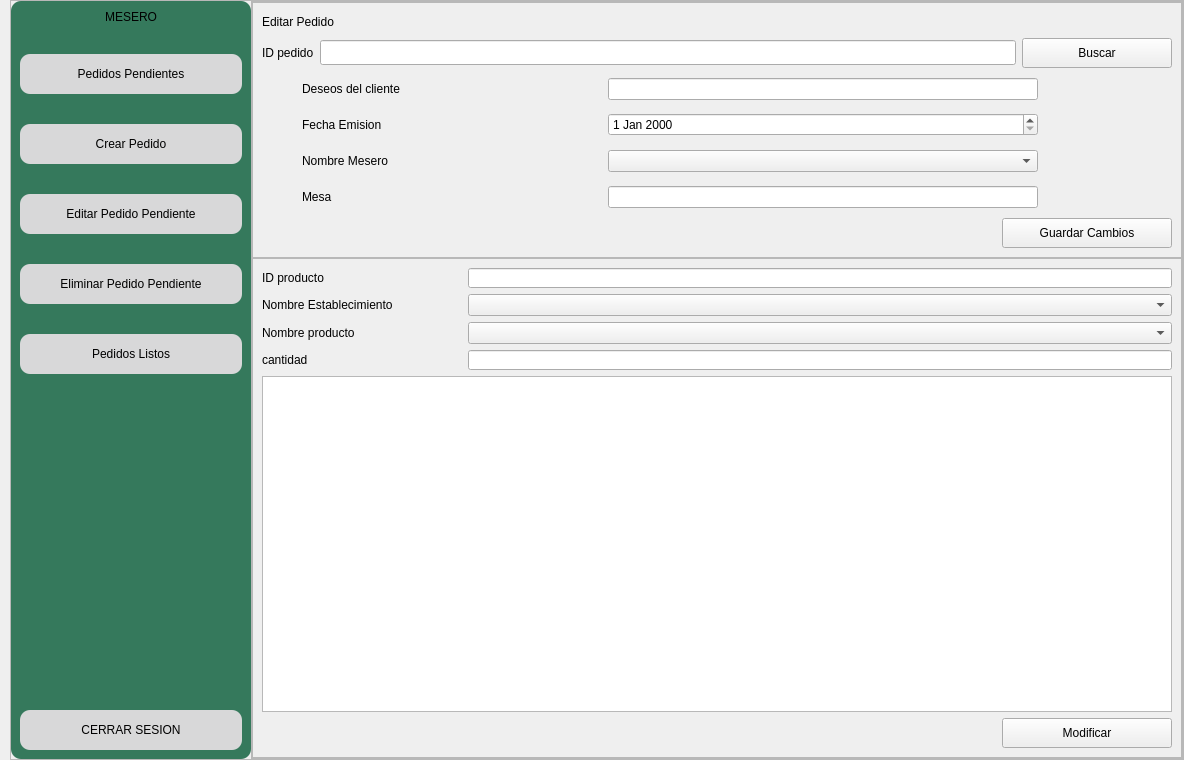
         <widget class="QWidget" name="pgEditarPedidosMesero">
          <layout class="QHBoxLayout" name="horizontalLayout_90">
           <property name="spacing">
            <number>0</number>
           </property>
           <property name="leftMargin">
            <number>10</number>
           </property>
           <property name="topMargin">
            <number>0</number>
           </property>
           <property name="rightMargin">
            <number>0</number>
           </property>
           <property name="bottomMargin">
            <number>0</number>
           </property>
           <item>
            <widget class="QFrame" name="frame_54">
             <property name="frameShape">
              <enum>QFrame::StyledPanel</enum>
             </property>
             <property name="frameShadow">
              <enum>QFrame::Raised</enum>
             </property>
             <layout class="QHBoxLayout" name="horizontalLayout_87">
              <property name="spacing">
               <number>0</number>
              </property>
              <property name="leftMargin">
               <number>0</number>
              </property>
              <property name="topMargin">
               <number>0</number>
              </property>
              <property name="rightMargin">
               <number>0</number>
              </property>
              <property name="bottomMargin">
               <number>0</number>
              </property>
              <item>
               <widget class="QFrame" name="frame_55">
                <property name="minimumSize">
                 <size>
                  <width>240</width>
                  <height>0</height>
                 </size>
                </property>
                <property name="maximumSize">
                 <size>
                  <width>200</width>
                  <height>16777215</height>
                 </size>
                </property>
                <property name="styleSheet">
                 <string notr="true">background-color: #35795c;
border-radius:10px;</string>
                </property>
                <property name="frameShape">
                 <enum>QFrame::StyledPanel</enum>
                </property>
                <property name="frameShadow">
                 <enum>QFrame::Raised</enum>
                </property>
                <layout class="QVBoxLayout" name="verticalLayout_52">
                 <property name="spacing">
                  <number>30</number>
                 </property>
                 <item>
                  <widget class="QLabel" name="label_67">
                   <property name="styleSheet">
                    <string notr="true">font: 87 11pt &quot;Arial Black&quot;;</string>
                   </property>
                   <property name="text">
                    <string>MESERO</string>
                   </property>
                   <property name="alignment">
                    <set>Qt::AlignCenter</set>
                   </property>
                  </widget>
                 </item>
                 <item>
                  <widget class="QPushButton" name="btnPedidosPendientesMesero1_3">
                   <property name="minimumSize">
                    <size>
                     <width>0</width>
                     <height>40</height>
                    </size>
                   </property>
                   <property name="styleSheet">
                    <string notr="true">QPushButton{
background-color: #d8d8d9;
font: 87 10pt &quot;Arial Black&quot;;
color: rgb(0, 0, 0);
border-radius:10px;

}

QPushButton:hover{
background-color: #c8c8c9;
color: rgb(0, 0, 0);
border-radius:10px;
}</string>
                   </property>
                   <property name="text">
                    <string>Pedidos Pendientes</string>
                   </property>
                  </widget>
                 </item>
                 <item>
                  <widget class="QPushButton" name="btnCrearPedidosMesero1_3">
                   <property name="minimumSize">
                    <size>
                     <width>0</width>
                     <height>40</height>
                    </size>
                   </property>
                   <property name="styleSheet">
                    <string notr="true">QPushButton{
background-color: #d8d8d9;
font: 87 10pt &quot;Arial Black&quot;;
color: rgb(0, 0, 0);
border-radius:10px;

}

QPushButton:hover{
background-color: #c8c8c9;
color: rgb(0, 0, 0);
border-radius:10px;
}</string>
                   </property>
                   <property name="text">
                    <string>Crear Pedido</string>
                   </property>
                  </widget>
                 </item>
                 <item>
                  <widget class="QPushButton" name="btnEditarPedidosMesero1_3">
                   <property name="minimumSize">
                    <size>
                     <width>0</width>
                     <height>40</height>
                    </size>
                   </property>
                   <property name="styleSheet">
                    <string notr="true">QPushButton{
background-color: #d8d8d9;
font: 87 9pt &quot;Arial Black&quot;;
color: rgb(0, 0, 0);
border-radius:10px;

}

QPushButton:hover{
background-color: #c8c8c9;
color: rgb(0, 0, 0);
border-radius:10px;
}</string>
                   </property>
                   <property name="text">
                    <string>Editar Pedido Pendiente</string>
                   </property>
                  </widget>
                 </item>
                 <item>
                  <widget class="QPushButton" name="btnEliminarPedidosMesero1_3">
                   <property name="minimumSize">
                    <size>
                     <width>0</width>
                     <height>40</height>
                    </size>
                   </property>
                   <property name="styleSheet">
                    <string notr="true">QPushButton{
background-color: #d8d8d9;
font: 87 9pt &quot;Arial Black&quot;;
color: rgb(0, 0, 0);
border-radius:10px;

}

QPushButton:hover{
background-color: #c8c8c9;
color: rgb(0, 0, 0);
border-radius:10px;
}</string>
                   </property>
                   <property name="text">
                    <string>Eliminar Pedido Pendiente</string>
                   </property>
                  </widget>
                 </item>
                 <item>
                  <widget class="QPushButton" name="btnPedidosListosMesero1_3">
                   <property name="minimumSize">
                    <size>
                     <width>0</width>
                     <height>40</height>
                    </size>
                   </property>
                   <property name="styleSheet">
                    <string notr="true">QPushButton{
background-color: #d8d8d9;
font: 87 10pt &quot;Arial Black&quot;;
color: rgb(0, 0, 0);
border-radius:10px;

}

QPushButton:hover{
background-color: #c8c8c9;
color: rgb(0, 0, 0);
border-radius:10px;
}</string>
                   </property>
                   <property name="text">
                    <string>Pedidos Listos</string>
                   </property>
                  </widget>
                 </item>
                 <item>
                  <spacer name="verticalSpacer_58">
                   <property name="orientation">
                    <enum>Qt::Vertical</enum>
                   </property>
                   <property name="sizeHint" stdset="0">
                    <size>
                     <width>20</width>
                     <height>306</height>
                    </size>
                   </property>
                  </spacer>
                 </item>
                 <item>
                  <widget class="QPushButton" name="btnCerrarSesionAdmin1_15">
                   <property name="minimumSize">
                    <size>
                     <width>0</width>
                     <height>40</height>
                    </size>
                   </property>
                   <property name="styleSheet">
                    <string notr="true">QPushButton{
background-color: #d8d8d9;
font: 87 9pt &quot;Arial Black&quot;;
color: rgb(0, 0, 0);
border-radius:10px;

}

QPushButton:hover{
background-color: #c8c8c9;
color: rgb(0, 0, 0);
border-radius:10px;
}</string>
                   </property>
                   <property name="text">
                    <string>CERRAR SESION</string>
                   </property>
                   <property name="icon">
                    <iconset>
                     <normaloff>Imagenes/logo cerrar sesion.png</normaloff>Imagenes/logo cerrar sesion.png</iconset>
                   </property>
                  </widget>
                 </item>
                </layout>
               </widget>
              </item>
              <item>
               <widget class="QFrame" name="frame_56">
                <property name="frameShape">
                 <enum>QFrame::StyledPanel</enum>
                </property>
                <property name="frameShadow">
                 <enum>QFrame::Raised</enum>
                </property>
                <layout class="QVBoxLayout" name="verticalLayout_71">
                 <property name="spacing">
                  <number>0</number>
                 </property>
                 <property name="leftMargin">
                  <number>0</number>
                 </property>
                 <property name="topMargin">
                  <number>0</number>
                 </property>
                 <property name="rightMargin">
                  <number>0</number>
                 </property>
                 <property name="bottomMargin">
                  <number>0</number>
                 </property>
                 <item>
                  <widget class="QFrame" name="frame_66">
                   <property name="frameShape">
                    <enum>QFrame::StyledPanel</enum>
                   </property>
                   <property name="frameShadow">
                    <enum>QFrame::Raised</enum>
                   </property>
                   <layout class="QVBoxLayout" name="verticalLayout_74">
                    <item>
                     <widget class="QLabel" name="label_69">
                      <property name="minimumSize">
                       <size>
                        <width>0</width>
                        <height>20</height>
                       </size>
                      </property>
                      <property name="maximumSize">
                       <size>
                        <width>16777215</width>
                        <height>20</height>
                       </size>
                      </property>
                      <property name="styleSheet">
                       <string notr="true">font: 87 12pt &quot;Arial Black&quot;;</string>
                      </property>
                      <property name="text">
                       <string>Editar Pedido</string>
                      </property>
                     </widget>
                    </item>
                    <item>
                     <layout class="QHBoxLayout" name="horizontalLayout_89">
                      <item>
                       <widget class="QLabel" name="label_103">
                        <property name="styleSheet">
                         <string notr="true">font: 87 10pt &quot;Arial Black&quot;;</string>
                        </property>
                        <property name="text">
                         <string>ID pedido</string>
                        </property>
                       </widget>
                      </item>
                      <item>
                       <widget class="QLineEdit" name="idDePedidoMesero_3">
                        <property name="minimumSize">
                         <size>
                          <width>500</width>
                          <height>25</height>
                         </size>
                        </property>
                        <property name="text">
                         <string/>
                        </property>
                       </widget>
                      </item>
                      <item>
                       <widget class="QPushButton" name="btnBuscarPedidoMesero">
                        <property name="minimumSize">
                         <size>
                          <width>150</width>
                          <height>30</height>
                         </size>
                        </property>
                        <property name="maximumSize">
                         <size>
                          <width>150</width>
                          <height>30</height>
                         </size>
                        </property>
                        <property name="styleSheet">
                         <string notr="true">font: 87 13pt &quot;Arial Black&quot;;
color: rgb(0, 0, 0);</string>
                        </property>
                        <property name="text">
                         <string>Buscar</string>
                        </property>
                       </widget>
                      </item>
                     </layout>
                    </item>
                    <item>
                     <layout class="QVBoxLayout" name="verticalLayout_73">
                      <item>
                       <layout class="QHBoxLayout" name="horizontalLayout_126">
                        <item>
                         <layout class="QVBoxLayout" name="verticalLayout_72">
                          <property name="leftMargin">
                           <number>40</number>
                          </property>
                          <item>
                           <layout class="QHBoxLayout" name="horizontalLayout_88">
                            <item>
                             <widget class="QLabel" name="label_70">
                              <property name="minimumSize">
                               <size>
                                <width>300</width>
                                <height>30</height>
                               </size>
                              </property>
                              <property name="maximumSize">
                               <size>
                                <width>300</width>
                                <height>30</height>
                               </size>
                              </property>
                              <property name="styleSheet">
                               <string notr="true">font: 87 11pt &quot;Arial Black&quot;;</string>
                              </property>
                              <property name="text">
                               <string>Deseos del cliente</string>
                              </property>
                             </widget>
                            </item>
                            <item>
                             <widget class="QLineEdit" name="deseosClienteEditarPedidoMesero">
                              <property name="minimumSize">
                               <size>
                                <width>430</width>
                                <height>0</height>
                               </size>
                              </property>
                              <property name="maximumSize">
                               <size>
                                <width>430</width>
                                <height>16777215</height>
                               </size>
                              </property>
                              <property name="text">
                               <string/>
                              </property>
                             </widget>
                            </item>
                           </layout>
                          </item>
                          <item>
                           <layout class="QHBoxLayout" name="horizontalLayout_122">
                            <item>
                             <widget class="QLabel" name="label_88">
                              <property name="minimumSize">
                               <size>
                                <width>300</width>
                                <height>30</height>
                               </size>
                              </property>
                              <property name="maximumSize">
                               <size>
                                <width>300</width>
                                <height>30</height>
                               </size>
                              </property>
                              <property name="styleSheet">
                               <string notr="true">font: 87 11pt &quot;Arial Black&quot;;</string>
                              </property>
                              <property name="text">
                               <string>Fecha Emision</string>
                              </property>
                             </widget>
                            </item>
                            <item>
                             <widget class="QDateEdit" name="fechaEmisionEditarPedidoMesero">
                              <property name="styleSheet">
                               <string notr="true">font: 87 11pt &quot;Arial Black&quot;;</string>
                              </property>
                             </widget>
                            </item>
                           </layout>
                          </item>
                          <item>
                           <layout class="QHBoxLayout" name="horizontalLayout_123">
                            <item>
                             <widget class="QLabel" name="label_95">
                              <property name="minimumSize">
                               <size>
                                <width>300</width>
                                <height>30</height>
                               </size>
                              </property>
                              <property name="maximumSize">
                               <size>
                                <width>300</width>
                                <height>30</height>
                               </size>
                              </property>
                              <property name="styleSheet">
                               <string notr="true">font: 87 11pt &quot;Arial Black&quot;;</string>
                              </property>
                              <property name="text">
                               <string>Nombre Mesero</string>
                              </property>
                             </widget>
                            </item>
                            <item>
                             <widget class="QComboBox" name="comboBoxnombreMeseroEditarPedidoMesero">
                              <property name="styleSheet">
                               <string notr="true">font: 87 11pt &quot;Arial Black&quot;;</string>
                              </property>
                             </widget>
                            </item>
                           </layout>
                          </item>
                          <item>
                           <layout class="QHBoxLayout" name="horizontalLayout_124">
                            <item>
                             <widget class="QLabel" name="label_102">
                              <property name="minimumSize">
                               <size>
                                <width>300</width>
                                <height>30</height>
                               </size>
                              </property>
                              <property name="maximumSize">
                               <size>
                                <width>300</width>
                                <height>30</height>
                               </size>
                              </property>
                              <property name="styleSheet">
                               <string notr="true">font: 87 11pt &quot;Arial Black&quot;;</string>
                              </property>
                              <property name="text">
                               <string>Mesa</string>
                              </property>
                             </widget>
                            </item>
                            <item>
                             <widget class="QLineEdit" name="mesaEditarPedidoMesero">
                              <property name="minimumSize">
                               <size>
                                <width>430</width>
                                <height>0</height>
                               </size>
                              </property>
                              <property name="maximumSize">
                               <size>
                                <width>430</width>
                                <height>16777215</height>
                               </size>
                              </property>
                             </widget>
                            </item>
                           </layout>
                          </item>
                         </layout>
                        </item>
                        <item>
                         <spacer name="horizontalSpacer_52">
                          <property name="orientation">
                           <enum>Qt::Horizontal</enum>
                          </property>
                          <property name="sizeHint" stdset="0">
                           <size>
                            <width>40</width>
                            <height>20</height>
                           </size>
                          </property>
                         </spacer>
                        </item>
                       </layout>
                      </item>
                     </layout>
                    </item>
                    <item>
                     <layout class="QHBoxLayout" name="horizontalLayout_125">
                      <property name="spacing">
                       <number>0</number>
                      </property>
                      <item>
                       <widget class="QLabel" name="labelInfoEditarPedidoMesero">
                        <property name="minimumSize">
                         <size>
                          <width>300</width>
                          <height>30</height>
                         </size>
                        </property>
                        <property name="maximumSize">
                         <size>
                          <width>300</width>
                          <height>30</height>
                         </size>
                        </property>
                        <property name="styleSheet">
                         <string notr="true">font: 87 10pt &quot;Arial Black&quot;;</string>
                        </property>
                        <property name="text">
                         <string/>
                        </property>
                       </widget>
                      </item>
                      <item>
                       <spacer name="horizontalSpacer_43">
                        <property name="orientation">
                         <enum>Qt::Horizontal</enum>
                        </property>
                        <property name="sizeHint" stdset="0">
                         <size>
                          <width>40</width>
                          <height>20</height>
                         </size>
                        </property>
                       </spacer>
                      </item>
                      <item>
                       <widget class="QPushButton" name="btnGuardarCambiosEditarPedidoMesero">
                        <property name="minimumSize">
                         <size>
                          <width>170</width>
                          <height>30</height>
                         </size>
                        </property>
                        <property name="maximumSize">
                         <size>
                          <width>170</width>
                          <height>30</height>
                         </size>
                        </property>
                        <property name="styleSheet">
                         <string notr="true">font: 87 9pt &quot;Arial Black&quot;;
color: rgb(0, 0, 0);</string>
                        </property>
                        <property name="text">
                         <string>Guardar Cambios</string>
                        </property>
                       </widget>
                      </item>
                     </layout>
                    </item>
                   </layout>
                  </widget>
                 </item>
                 <item>
                  <widget class="QFrame" name="frame_67">
                   <property name="frameShape">
                    <enum>QFrame::StyledPanel</enum>
                   </property>
                   <property name="frameShadow">
                    <enum>QFrame::Raised</enum>
                   </property>
                   <layout class="QVBoxLayout" name="verticalLayout_76">
                    <item>
                     <layout class="QVBoxLayout" name="verticalLayout_75">
                      <item>
                       <layout class="QHBoxLayout" name="horizontalLayout_127">
                        <item>
                         <widget class="QLabel" name="label_104">
                          <property name="minimumSize">
                           <size>
                            <width>200</width>
                            <height>0</height>
                           </size>
                          </property>
                          <property name="maximumSize">
                           <size>
                            <width>200</width>
                            <height>20</height>
                           </size>
                          </property>
                          <property name="styleSheet">
                           <string notr="true">font: 87 8pt &quot;Arial Black&quot;;</string>
                          </property>
                          <property name="text">
                           <string>ID producto</string>
                          </property>
                         </widget>
                        </item>
                        <item>
                         <widget class="QLineEdit" name="idProductoEditarMesero">
                          <property name="minimumSize">
                           <size>
                            <width>500</width>
                            <height>20</height>
                           </size>
                          </property>
                          <property name="maximumSize">
                           <size>
                            <width>16777215</width>
                            <height>20</height>
                           </size>
                          </property>
                          <property name="text">
                           <string/>
                          </property>
                         </widget>
                        </item>
                       </layout>
                      </item>
                      <item>
                       <layout class="QHBoxLayout" name="horizontalLayout_128">
                        <item>
                         <widget class="QLabel" name="label_105">
                          <property name="minimumSize">
                           <size>
                            <width>200</width>
                            <height>0</height>
                           </size>
                          </property>
                          <property name="maximumSize">
                           <size>
                            <width>200</width>
                            <height>20</height>
                           </size>
                          </property>
                          <property name="styleSheet">
                           <string notr="true">font: 87 8pt &quot;Arial Black&quot;;</string>
                          </property>
                          <property name="text">
                           <string>Nombre Establecimiento</string>
                          </property>
                         </widget>
                        </item>
                        <item>
                         <widget class="QComboBox" name="comboBoxNombreEstablecimientoEditarPedidoMesero">
                          <property name="styleSheet">
                           <string notr="true">font: 87 11pt &quot;Arial Black&quot;;</string>
                          </property>
                         </widget>
                        </item>
                       </layout>
                      </item>
                      <item>
                       <layout class="QHBoxLayout" name="horizontalLayout_132">
                        <item>
                         <widget class="QLabel" name="label_108">
                          <property name="minimumSize">
                           <size>
                            <width>200</width>
                            <height>0</height>
                           </size>
                          </property>
                          <property name="maximumSize">
                           <size>
                            <width>200</width>
                            <height>20</height>
                           </size>
                          </property>
                          <property name="styleSheet">
                           <string notr="true">font: 87 8pt &quot;Arial Black&quot;;</string>
                          </property>
                          <property name="text">
                           <string>Nombre producto</string>
                          </property>
                         </widget>
                        </item>
                        <item>
                         <widget class="QComboBox" name="comboBoxProductosEditarPedidoMesero">
                          <property name="styleSheet">
                           <string notr="true">font: 87 11pt &quot;Arial Black&quot;;</string>
                          </property>
                         </widget>
                        </item>
                       </layout>
                      </item>
                     </layout>
                    </item>
                    <item>
                     <layout class="QHBoxLayout" name="horizontalLayout_129">
                      <item>
                       <widget class="QLabel" name="label_106">
                        <property name="minimumSize">
                         <size>
                          <width>200</width>
                          <height>0</height>
                         </size>
                        </property>
                        <property name="maximumSize">
                         <size>
                          <width>200</width>
                          <height>20</height>
                         </size>
                        </property>
                        <property name="styleSheet">
                         <string notr="true">font: 87 8pt &quot;Arial Black&quot;;</string>
                        </property>
                        <property name="text">
                         <string>cantidad</string>
                        </property>
                       </widget>
                      </item>
                      <item>
                       <widget class="QLineEdit" name="cantidadEditarPedidoMesero">
                        <property name="minimumSize">
                         <size>
                          <width>500</width>
                          <height>20</height>
                         </size>
                        </property>
                        <property name="maximumSize">
                         <size>
                          <width>16777215</width>
                          <height>20</height>
                         </size>
                        </property>
                        <property name="text">
                         <string/>
                        </property>
                       </widget>
                      </item>
                     </layout>
                    </item>
                    <item>
                     <widget class="QTableWidget" name="tableProductosPedidoEditarMesero"/>
                    </item>
                    <item>
                     <layout class="QHBoxLayout" name="horizontalLayout_131">
                      <property name="spacing">
                       <number>0</number>
                      </property>
                      <item>
                       <widget class="QLabel" name="labelInfoEditarPedidoMesero_2">
                        <property name="minimumSize">
                         <size>
                          <width>700</width>
                          <height>30</height>
                         </size>
                        </property>
                        <property name="maximumSize">
                         <size>
                          <width>300</width>
                          <height>30</height>
                         </size>
                        </property>
                        <property name="styleSheet">
                         <string notr="true">font: 87 10pt &quot;Arial Black&quot;;</string>
                        </property>
                        <property name="text">
                         <string/>
                        </property>
                       </widget>
                      </item>
                      <item>
                       <spacer name="horizontalSpacer_54">
                        <property name="orientation">
                         <enum>Qt::Horizontal</enum>
                        </property>
                        <property name="sizeHint" stdset="0">
                         <size>
                          <width>40</width>
                          <height>20</height>
                         </size>
                        </property>
                       </spacer>
                      </item>
                      <item>
                       <widget class="QPushButton" name="btnGuardarCambiosEditarPedidoMesero_2">
                        <property name="minimumSize">
                         <size>
                          <width>170</width>
                          <height>30</height>
                         </size>
                        </property>
                        <property name="maximumSize">
                         <size>
                          <width>170</width>
                          <height>30</height>
                         </size>
                        </property>
                        <property name="styleSheet">
                         <string notr="true">font: 87 9pt &quot;Arial Black&quot;;
color: rgb(0, 0, 0);</string>
                        </property>
                        <property name="text">
                         <string>Modificar</string>
                        </property>
                       </widget>
                      </item>
                     </layout>
                    </item>
                   </layout>
                  </widget>
                 </item>
                </layout>
               </widget>
              </item>
             </layout>
            </widget>
           </item>
          </layout>
         </widget>
